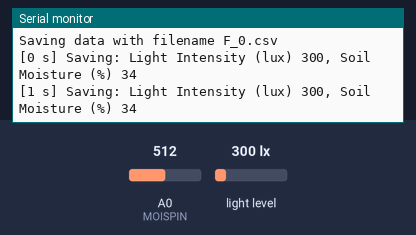
Bench run of a sketch on a simulated Arduino Uno, built with avr-gcc and run on an emulated ATmega328P. Parts: the last lines printed to the serial monitor. Inputs (shaded band) come from the test bench; at power-on: light level 300 lx, A0 (MOISPIN) = 512. Storage starts empty.

Above: at 1.2 s.
1.3 s: light level set to 40 lx
At 2.5 s:
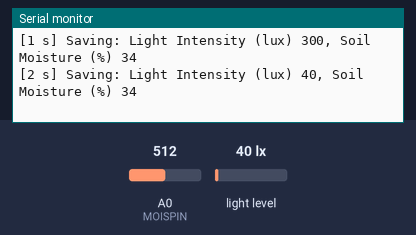
2.8 s: A0 (MOISPIN) set to 716
At 3.8 s:
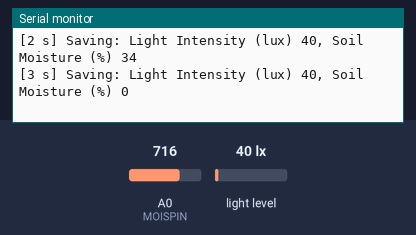
4.3 s: light level set to 500 lx
At 5.6 s:
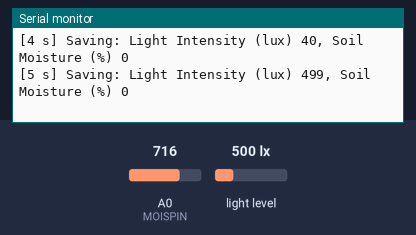
5.8 s: A0 (MOISPIN) set to 511
At 7.0 s:
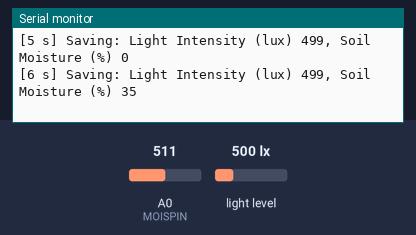
Timing chart, 0 to 8.3 s (numbered marks = the images above; inputs shaded):
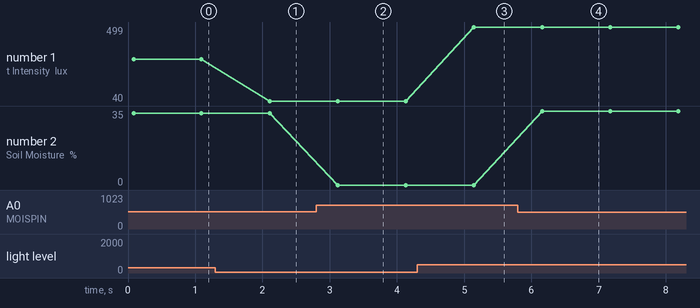

Measured:
- after the input at 1.3 s, the serial monitor: prints a new line after 0.81 s (image 1)
- after the input at 2.8 s, the serial monitor: prints a new line after 0.32 s (image 2)
- after the input at 4.3 s, the serial monitor: prints a new line after 0.85 s (image 3)
- after the input at 5.8 s, the serial monitor: prints a new line after 0.36 s (image 4)
- plotted number 1: 300 → 40 after the input at 1.3 s, 40 → 499 after the input at 4.3 s
- plotted number 2: 0 → 35 after the input at 5.8 s

The sketch:

Lesson3_SDReader_MoistureOrLightSensor.ino
```cpp
/*
G. Goebel and S. Streeter
January 2022

This sketch is for Lesson 3, Recording Data Over Time.
The sketch is setup for one sensor (either an Adafruit
TSL2591 light sensor or a Songhe B07SYBSHGX moisture
sensor), a MicroSD Card Reader (NewZoll B01MSNX0TW)for
saving data, and an Arduino UNO R3.

Importantly, the Arduino UNO board by itself does NOT
accomodate both sensors and the card reader given the
limited  number of power supply pins (only 3.3V and 5V).
Still, this code is setup to run smoothly with either
sensor connected along with the card reader; simply
ignore the data stream coming from the unplugged sensor
in the serial monitor and in the generated output file.

In the future, this sketch could be broken into two
separate sketches for Lesson 3, depending on which
sensor the teachers/students wish to use. This sketch
could also be expanded upon in Lesson 4 by adding more
"measNameX" and "dataX" variables along with adding
necessary setup/measurement code snippets.

-------PIN CONNECTION INFO-------

MicroSD card reader:
(Card reader pin <--> Arduino UNO pin)
CS   <--> Digital pin 4
SCK  <--> Digital pin 13
MOSI <--> Digital pin 11
MISO <--> Digital pin 12
VCC  <--> 5V
GND  <--> GND

Light sensor:
(Sensor cable color <--> Arduino UNO pin)
Yellow <--> SCL
Blue   <--> SDA
Red    <--> 3.3V
Black  <--> GND

Moisture sensor:
(Sensor pin <--> Arduino UNO pin)
AOUT <--> Analog pin 0 (A0)
VCC  <--> 3.3V
GND  <--> GND

---------------------------------

*/

// Libraries needed for SD card reader
#include <SPI.h>
#include <SD.h>

// Libraries needed for light sensor (Adafruit TSL2591)
#include <Wire.h>
#include <Adafruit_Sensor.h>
#include "Adafruit_TSL2591.h"

// Libraries needed for moisture sensor (Songhe B07SYBSHGX)
// None!

//-----------------------------------------------------------------------

// SET THE DELAY TIME BETWEEN MEAUREMENTS HERE
int DelayTime = 1; // In units of seconds

//-----------------------------------------------------------------------

// SETUP FOR SD CARD
File outputfile;
String fileName = "F_0.csv";

// SETUP FOR LIGHT SENSOR
Adafruit_TSL2591 tsl = Adafruit_TSL2591(2591); // Pass sensor ID number (for your use later)

// SETUP FOR MOISTURE SENSOR
// DO NOT SUBMERGE ELECTRONIC COMPONENTS, JUST END OF THE PROBE
#define MOISPIN A0 // moisture sensor is plugged into A0
const int AirValue      = 620; // This value is determined by reading sensor in air
const int WaterValue    = 310; // This value is determined by reading sensor in water
int soilMoistureValue   = 0;
int soilMoisturePercent = 0;
int data2               = 0;

// SETUP FOR OTHER SENSORS HERE

// SETUP FOR MEASUREMENT STRINGS
String measName1  = "Light Intensity (lux)"; // or (infrared) or (visible) or (full), see "data1" variable
String measName2  = "Soil Moisture (%)";
String commaSpace = ", ";
String space      = " ";

//-----------------------------------------------------------------------

// SEPARATE CONFIGURATION FUNCTION NEEDED FOR LIGHT SENSOR
void configureSensor(void)
{
  // You can change the gain on the fly, to adapt to brighter/dimmer light situations
  //tsl.setGain(TSL2591_GAIN_LOW);    // 1x gain (bright light)
  tsl.setGain(TSL2591_GAIN_MED);      // 25x gain
  //tsl.setGain(TSL2591_GAIN_HIGH);   // 428x gain

  // Changing the integration time gives you a longer time over which to sense light
  // longer timelines are slower, but are good in very low light situtations!
  //tsl.setTiming(TSL2591_INTEGRATIONTIME_100MS);  // shortest integration time (bright light)
  // tsl.setTiming(TSL2591_INTEGRATIONTIME_200MS);
  tsl.setTiming(TSL2591_INTEGRATIONTIME_300MS);
  // tsl.setTiming(TSL2591_INTEGRATIONTIME_400MS);
  // tsl.setTiming(TSL2591_INTEGRATIONTIME_500MS);
  // tsl.setTiming(TSL2591_INTEGRATIONTIME_600MS);  // longest integration time (dim light)
}

//-----------------------------------------------------------------------

// START
void setup() {

  // Start serial port
  Serial.begin(9600);
  // wait for SD module to start
  if (!SD.begin(4)) {
    Serial.println("No SD module detected. Confirm memory card is in place!");
    while (1);
  }

  // Connect to the light sensor
  if (tsl.begin()) {
    Serial.println(F("Found a TSL2591 sensor"));
  } else {
    Serial.println(F("No sensor found ... check your wiring?"));
    //while (1);
  }
  // Configure the light sensor
  configureSensor();

  // No initial connection to the moisure sensor is needed, because it is
  // an analog sensor!

  // Connect to any other sensors here

//  // See if old output data file exists, delete it if it does
//  if (SD.exists(fileName)){
//    Serial.println(fileName+" exists, deleting and starting new");
//    SD.remove(fileName);
//  }

  // Check whether output file(s) already exist. If they do, continue with
  // increased x, where the filename is output_x.csv. This way, no data files
  // are ever accidentally overwritten.
  while (SD.exists(fileName)){
    Serial.println("File " + fileName + " exists");
    int idx       = fileName.indexOf("_");                                 // Locate the underscore
    int OldNumber = fileName.substring(idx+1,fileName.length()-4).toInt(); // Grab last file number
    int NewNumber = OldNumber + 1;                                         // Increment file number by 1
    fileName.remove(idx+1, fileName.length()-1);                           // Remove old number from string
    fileName = fileName + NewNumber + ".csv";                              // Add new number to string
  }
  Serial.println("Saving data with filename " + fileName);

  // Print column headers in new output file
  outputfile = SD.open(fileName, FILE_WRITE);
  if (outputfile) {
    // save headers to file
    outputfile.println("Timestamp (s),"+measName1+","+measName2); // Can add on here for more sensors
    outputfile.close();
  } else {
    // If the file didn't open, print an error:
    Serial.println("Error opening output file!");
  }
}

//-----------------------------------------------------------------------

// BEGIN DATA COLLECTION LOOP
void loop() {

  // Create output CSV file (that can be opened in Excel later on)
  outputfile = SD.open(fileName, FILE_WRITE);
  if (outputfile) {

    //-----------------------------------------------------------------------

    // LIGHT SENSOR
    // Read 32 bits with top 16 bits IR, bottom 16 bits full spectrum
    // That way you can do whatever math and comparisons you want!
    uint32_t lum  = tsl.getFullLuminosity();
    uint16_t ir   = lum >> 16;    // Infrared spectrum intensity
    uint16_t full = lum & 0xFFFF; // Full spectrum intensity
    uint16_t vis  = full - ir;    // Visible spectrum intensity
    // Unit for overall light intensity per International System of Units
    uint16_t lux  = tsl.calculateLux(full, ir);

    // Set what you would like to record (remember to change measName1 too!)
    uint16_t data1 = lux;

    //-----------------------------------------------------------------------

    // MOISTURE SENSOR
    // This measures the voltage from our soil moisture sensor
    soilMoistureValue = analogRead(MOISPIN);

    // These lines convert analog voltage reading into moisture %
    soilMoisturePercent = map(soilMoistureValue, AirValue, WaterValue, 0, 100);
    if(soilMoisturePercent >= 100){
      soilMoisturePercent = 100;
      } else if(soilMoisturePercent<0){
      soilMoisturePercent = 0;
    }
    // Rename moisture sensor measurement
    data2 = soilMoisturePercent;

    //-----------------------------------------------------------------------

    // OTHER SENSORS

    //-----------------------------------------------------------------------

    // CREATE STRINGS FOR OUTPUT FILE AND MONITOR
    // These lines format the measurement as text...
    // for the output file
    String output_to_file    = data1 + commaSpace + data2 + commaSpace;
    // and for the serial monitor
    String output_to_monitor = measName1 + space + data1 + commaSpace + measName2 + space + data2;

    //-----------------------------------------------------------------------

    // SD CARD WRITING HERE
    // Save new measurement in every loop and then wait delay(X), where X is
    // milliseconds before next measurement...
    // in the output file
    outputfile.println(String(millis()/1000) + ","+output_to_file);
    outputfile.close();
    // or print it to the serial monitor
    Serial.println("[" + String(millis()/1000) + " s] Saving: " + output_to_monitor);

    //-----------------------------------------------------------------------

    // Close and save the output file
    outputfile.close();

  } else {
    Serial.println("Error opening output file!");
  }

  // WAIT FOR NEXT MEASUREMENT
  // This delay() input argument needs to be in milliseconds (hence the * 1000)
  delay(DelayTime*1000);

}
```
